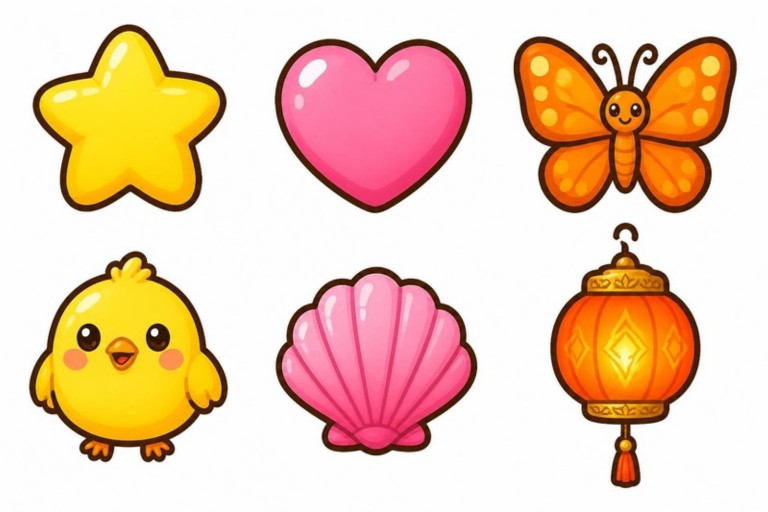
#> input picture stickers-src/cute.png, 1536 x 1024 px (shown at 1/2 size)
$ python cut-stickers.py ../stickers-src/cute.png ../stickers-src/flags.png 5
#> lines starting #> are read from the running program, lines starting #| are printed output that depends on the picture; after the words box and inside, x2 and y2 are one past the last pixel; in counts of white or black regions, pixels touching at a corner belong together
"""Cuts a sheet of cartoon stickers (on a plain white background) into transparent WebP images.

The sheet is made in Canva (generate-image): several decorations laid out in rows with
white space between them. The white that touches the edge of the sheet becomes
transparent; white inside a drawing (petals, shine) stays, because the thick outline
closes it off. Pieces are found in reading order, row by row, left to right.

    python3 tools/cut-stickers.py SHEET.png marigold,lotus,garland,rose,jasmine,sunflower [MAX_SIDE]

writes public/assets/ornaments/<name>.webp for each name, in that order, no larger than
MAX_SIDE pixels on its longest side (default 400; tall flags on poles use 640).
"""
import sys
from pathlib import Path

import numpy as np
from PIL import Image, ImageDraw, ImageFilter

OUT = Path(__file__).resolve().parent.parent / 'public' / 'assets' / 'ornaments'
KEY = (255, 0, 255)  # marks the background while flooding
WHITE_TOLERANCE = 38  # how far from white still counts as background
MIN_GAP = 6  # empty pixels needed between pieces
MAX_SIDE = 400  # longest side of a saved sticker (can be given on the command line)


def runs(mask):
    """[start, end) spans where mask is true, joining gaps shorter than MIN_GAP."""
    spans, start, gap = [], None, 0
    for i, on in enumerate(mask):
        if on:
            if start is None:
                start = i
            gap = 0
        elif start is not None:
            gap += 1
            if gap >= MIN_GAP:
                spans.append((start, i - gap + 1))
                start, gap = None, 0
    if start is not None:
        spans.append((start, len(mask) - gap))
    return spans


def cut(sheet_path, names, max_side=MAX_SIDE):
#> called with sheet_path = '../stickers-src/cute.png', max_side = 5
    img = Image.open(sheet_path).convert('RGB')
#> img is the input picture: PIL image 1536x1024 RGB; mean R, G, B 237.2, 203.4, 176.9
    w, h = img.size
#> w = 1536; h = 1024
    flood = img.copy()
    # Flood the background from many points round the border.
    for x in range(0, w, 24):
        for y in (0, h - 1):
            if flood.getpixel((x, y)) != KEY:
                ImageDraw.floodfill(flood, (x, y), KEY, thresh=WHITE_TOLERANCE)
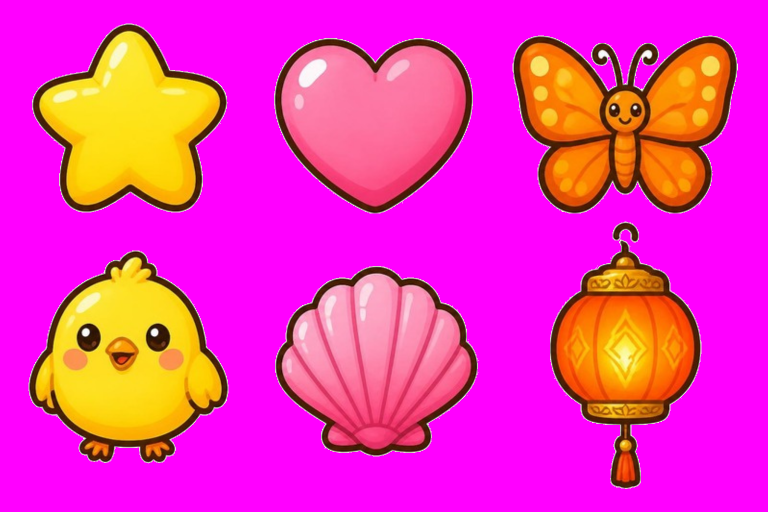
#> flood: PIL image 1536x1024 RGB (shown at 1/2 size); mean R, G, B 238.1, 51.1, 177.9
    for y in range(0, h, 24):
        for x in (0, w - 1):
            if flood.getpixel((x, y)) != KEY:
                ImageDraw.floodfill(flood, (x, y), KEY, thresh=WHITE_TOLERANCE)
    a = np.array(flood)
    solid = ~np.all(a == KEY, axis=2)
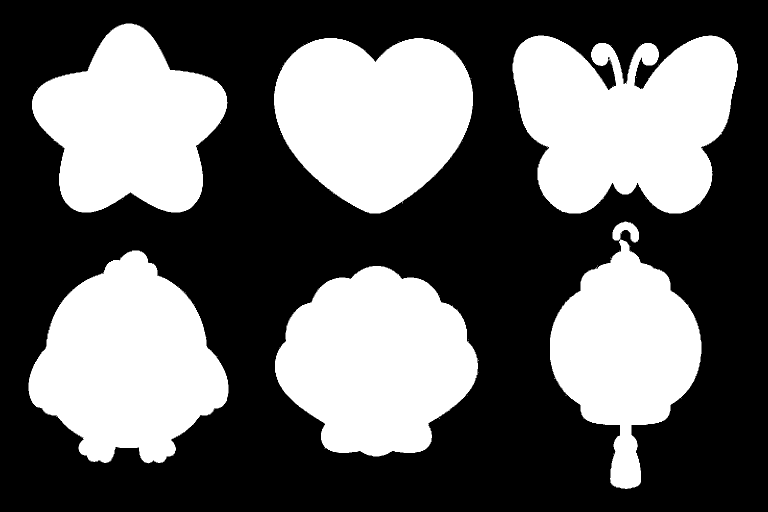
#> solid: shape (1024, 1536) bool (shown at 1/2 size); 39.9% white; 45 white regions (39 under 20 px), largest, box (x1, y1, x2, y2) and area: (1025, 71, 1476, 427) 119616, (57, 501, 457, 927) 111060, (550, 532, 956, 913) 110593, (548, 76, 946, 427) 104383, (64, 47, 455, 425) 96554, (1100, 443, 1403, 978) 85357

    # Soft edges: shrink the shape by a pixel, then feather it.
    alpha = Image.fromarray((solid * 255).astype('uint8')).filter(ImageFilter.MinFilter(3)).filter(ImageFilter.GaussianBlur(0.7))
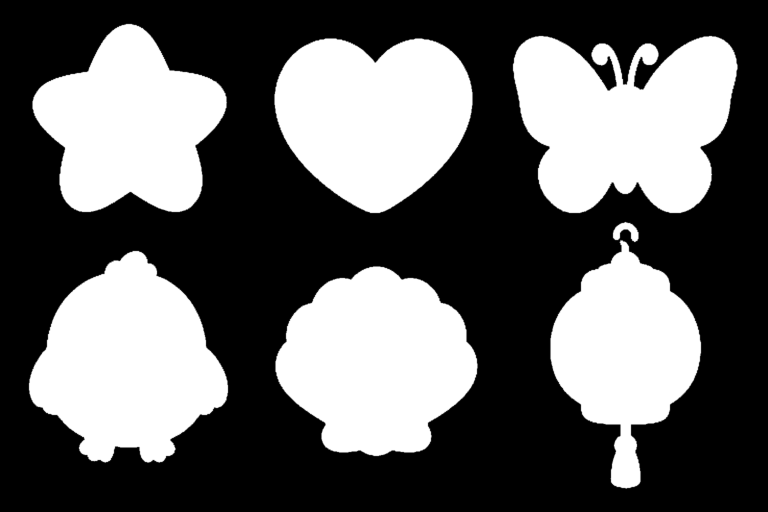
#> alpha: PIL image 1536x1024 L (shown at 1/2 size); min 0, max 255, mean 99.9
    rgba = img.copy()
    rgba.putalpha(alpha)
    solid = np.array(alpha) > 40
#> solid: shape (1024, 1536) bool; 39.6% white; 7 white regions, largest, box (x1, y1, x2, y2) and area: (1025, 71, 1476, 427) 118659, (57, 501, 457, 926) 110432, (550, 532, 956, 913) 110029

    pieces = []
    for y0, y1 in runs(solid.any(axis=1)):
#> in runs, `spans, start, gap = [], None, 0`: gap = 0
        band = solid[y0:y1]
        for x0, x1 in runs(band.any(axis=0)):
            cell = solid[y0:y1, x0:x1]
            ys = np.where(cell.any(axis=1))[0]
            if cell.sum() < 400:  # specks
                continue
            pieces.append((x0, y0 + ys[0], x1, y0 + ys[-1] + 1))
#> this loop made 2 passes
#> pass 1, in cut, `band = solid[y0:y1]`:
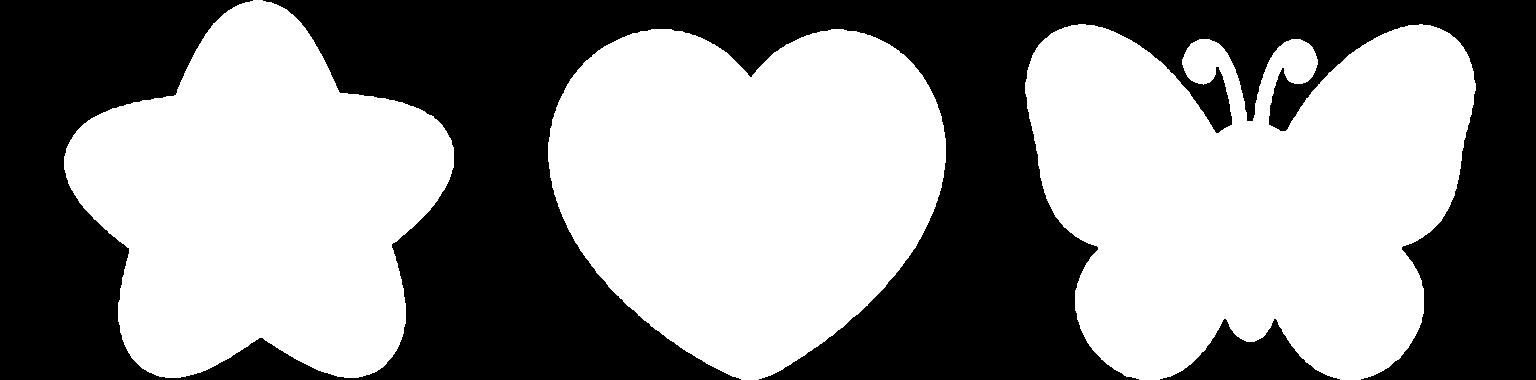
#> band: shape (380, 1536) bool; 54.6% white; 2 black regions, box (x1, y1, x2, y2) and area: (0, 0, 1536, 380) 260147, (1160, 319, 1340, 380) 5094
#> pass 2, in cut, `band = solid[y0:y1]`:
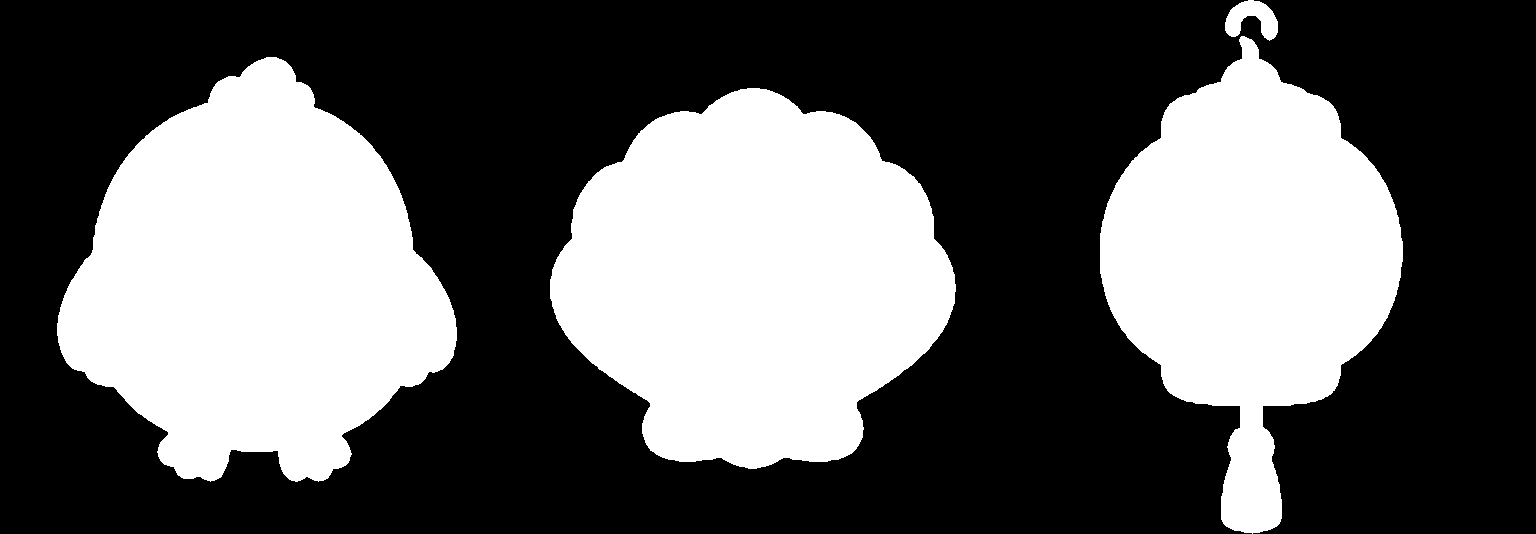
#> band: shape (534, 1536) bool; 37.2% white; 4 white regions, box (x1, y1, x2, y2) and area: (57, 57, 457, 482) 110432, (550, 88, 956, 469) 110029, (1100, 36, 1403, 534) 83506, (1225, 0, 1278, 41) 1233
#> after the loop, pieces = [(64, 47, 454, 425), (548, 76, 946, 427), (1025, 71, 1476, 427), (57, 501, 457, 926), (550, 532, 956, 913), (1100, 444, 1403, 978)]
    if len(pieces) != len(names):
#> (the run stopped early here; a loop or call above may not have finished)

$ run again, on stickers-src/flowers-1.png
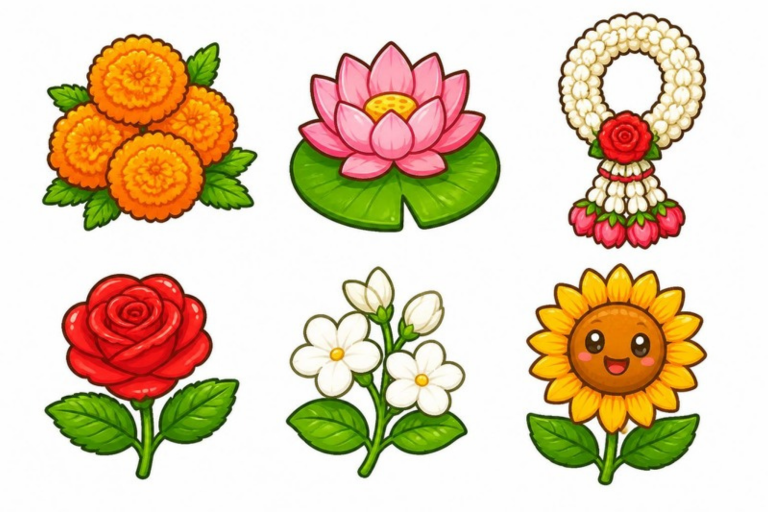
#> input picture stickers-src/flowers-1.png, 1536 x 1024 px (shown at 1/2 size)
#> in cut, img is the input picture: PIL image 1536x1024 RGB; mean R, G, B 222.1, 204.4, 175.3
#> in cut, `solid = np.array(alpha) > 40`:
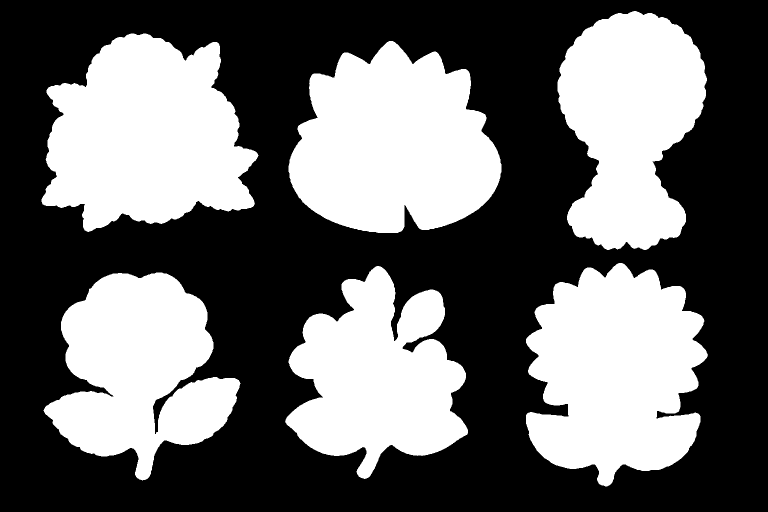
#> solid: shape (1024, 1536) bool (shown at 1/2 size); 41.4% white; 6 white regions, box (x1, y1, x2, y2) and area: (83, 67, 517, 464) 120876, (577, 82, 1003, 466) 118974, (1052, 526, 1416, 973) 117334, (1115, 22, 1414, 500) 99931, (87, 545, 481, 961) 98589, (570, 532, 936, 958) 94791
#> gap = 0
#> the loop in cut, `for y0, y1 in runs(solid.any(axis=1)):` made 2 passes
#> (y0, y1) on passes 1 to 2: (22, 500), (526, 973)
#> pass 2, in cut, `band = solid[y0:y1]`:
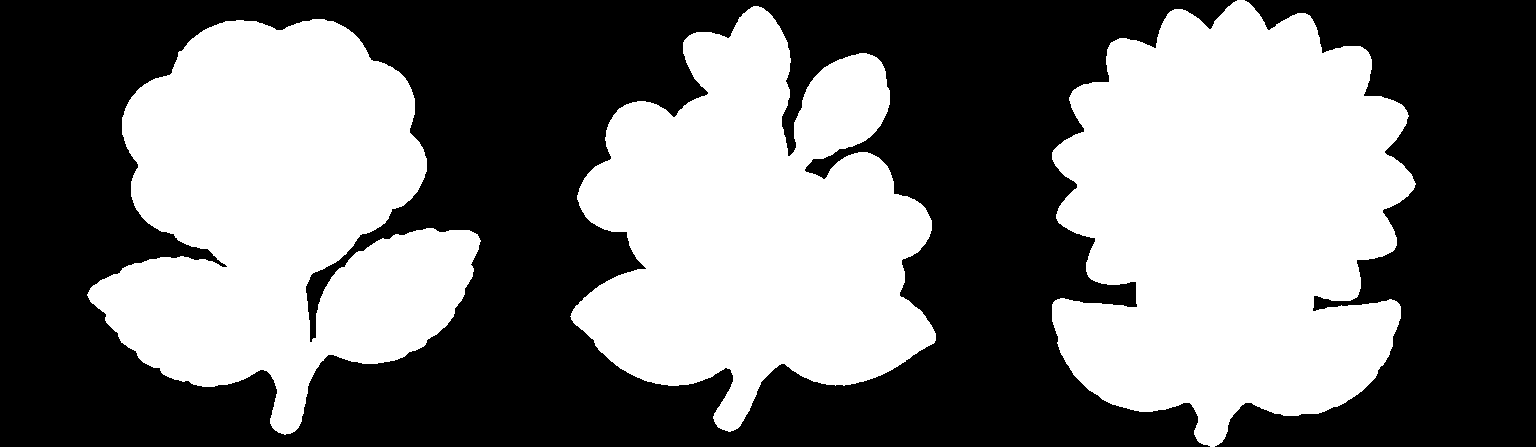
#> band: shape (447, 1536) bool; 45.3% white; 3 white regions, box (x1, y1, x2, y2) and area: (1052, 0, 1416, 447) 117334, (87, 19, 481, 435) 98589, (570, 6, 936, 432) 94791
#> after the loop in cut, `for y0, y1 in runs(solid.any(axis=1)):`: pieces = [(83, 67, 517, 464), (577, 82, 1003, 466), (1115, 22, 1414, 500), (87, 545, 481, 961), (570, 532, 936, 958), (1052, 526, 1416, 973)]

$ run again, on stickers-src/ring-flowers.png
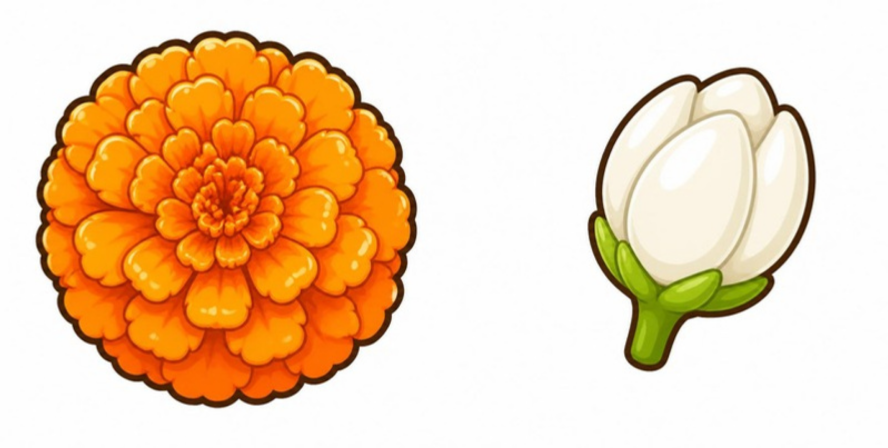
#> input picture stickers-src/ring-flowers.png, 1776 x 896 px (shown at 1/2 size)
#> in cut, img is the input picture: PIL image 1776x896 RGB; mean R, G, B 240.3, 207.8, 174.3
#> in cut, `solid = ~np.all(a == KEY, axis=2)`:
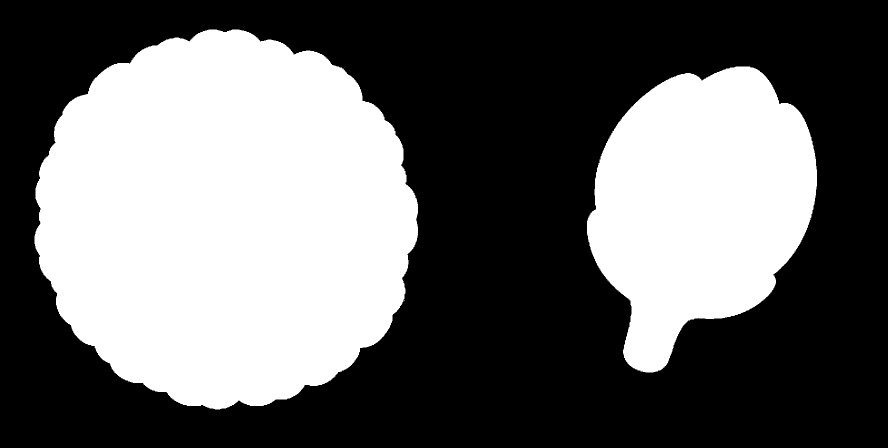
#> solid: shape (896, 1776) bool (shown at 1/2 size); 40.2% white; 3 white regions (1 under 20 px), largest, box (x1, y1, x2, y2) and area: (69, 59, 836, 819) 449536, (1174, 133, 1634, 745) 190717
#> gap = 0
#> the loop in cut, `for y0, y1 in runs(solid.any(axis=1)):` made 1 pass
#> (y0, y1) on pass 1: (59, 819)
#> pass 1, in cut, `band = solid[y0:y1]`:
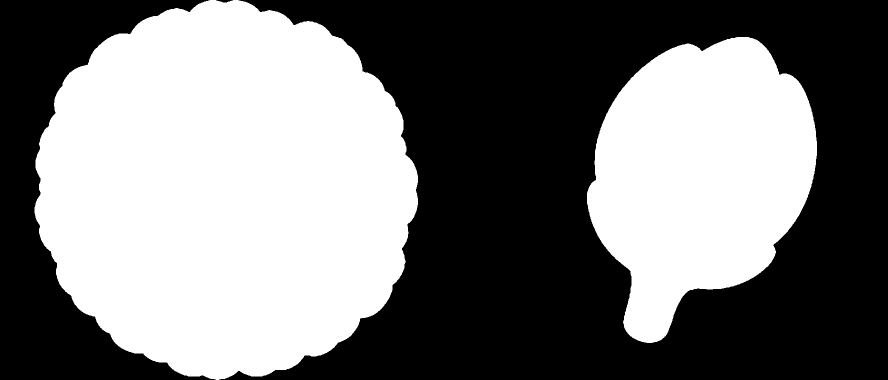
#> band: shape (760, 1776) bool (shown at 1/2 size); 47.3% white; 2 white regions, box (x1, y1, x2, y2) and area: (69, 0, 836, 760) 448414, (1174, 74, 1634, 686) 189950
#> after the loop in cut, `for y0, y1 in runs(solid.any(axis=1)):`: pieces = [(69, 59, 836, 819), (1174, 133, 1634, 745)]
